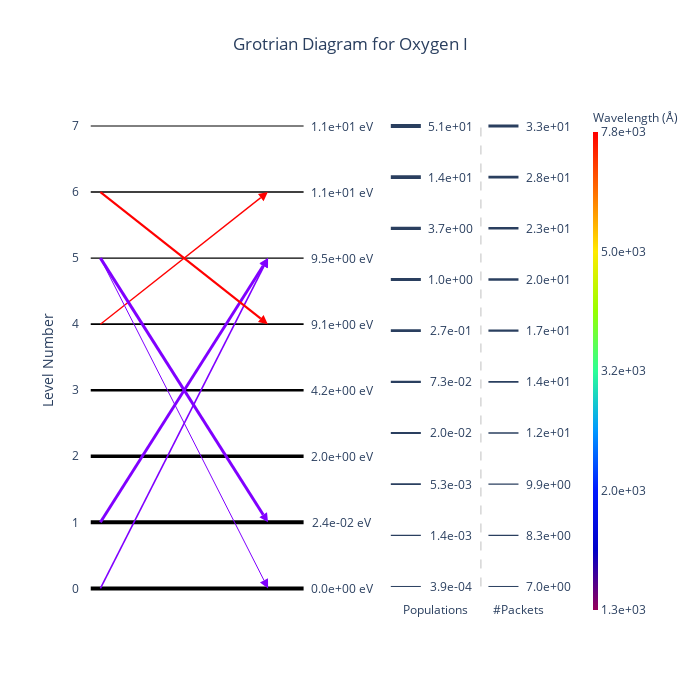

Write notebook code for a chart like this one.
### Code cell
diag = GrotrianWidget.from_simulation(sim)
diag.set_ion(8, 0) # O I
diag.display()

### Figure 1 — Plotly figure (JSON) as saved in the notebook; plotly's stock layout.template omitted (floating-point values rounded to 4 significant figures)
{"data": [{"hovertemplate": "Energy: 0.00e+00 eV<br>Population: 5.08e+01<extra></extra>", "line": {"color": "black", "width": 4}, "mode": "lines", "showlegend": false, "type": "scatter", "x": [-0.05, 0.07222, 0.1944, 0.3167, 0.4389, 0.5611, 0.6833, 0.8056, 0.9278, 1.05], "xaxis": "x", "y": [0, 0, 0, 0, 0, 0, 0, 0, 0, 0], "yaxis": "y"}, {"hovertemplate": "Energy: 2.39e-02 eV<br>Population: 3.97e+01<extra></extra>", "line": {"color": "black", "width": 3.938}, "mode": "lines", "showlegend": false, "type": "scatter", "x": [-0.05, 0.07222, 0.1944, 0.3167, 0.4389, 0.5611, 0.6833, 0.8056, 0.9278, 1.05], "xaxis": "x", "y": [1, 1, 1, 1, 1, 1, 1, 1, 1, 1], "yaxis": "y"}, {"hovertemplate": "Energy: 1.97e+00 eV<br>Population: 6.73e+00<extra></extra>", "line": {"color": "black", "width": 3.486}, "mode": "lines", "showlegend": false, "type": "scatter", "x": [-0.05, 0.07222, 0.1944, 0.3167, 0.4389, 0.5611, 0.6833, 0.8056, 0.9278, 1.05], "xaxis": "x", "y": [2, 2, 2, 2, 2, 2, 2, 2, 2, 2], "yaxis": "y"}, {"hovertemplate": "Energy: 4.19e+00 eV<br>Population: 1.38e-01<extra></extra>", "line": {"color": "black", "width": 2.496}, "mode": "lines", "showlegend": false, "type": "scatter", "x": [-0.05, 0.07222, 0.1944, 0.3167, 0.4389, 0.5611, 0.6833, 0.8056, 0.9278, 1.05], "xaxis": "x", "y": [3, 3, 3, 3, 3, 3, 3, 3, 3, 3], "yaxis": "y"}, {"hovertemplate": "Energy: 9.15e+00 eV<br>Population: 4.25e-03<extra></extra>", "line": {"color": "black", "width": 1.611}, "mode": "lines", "showlegend": false, "type": "scatter", "x": [-0.05, 0.07222, 0.1944, 0.3167, 0.4389, 0.5611, 0.6833, 0.8056, 0.9278, 1.05], "xaxis": "x", "y": [4, 4, 4, 4, 4, 4, 4, 4, 4, 4], "yaxis": "y"}, {"hovertemplate": "Energy: 9.52e+00 eV<br>Population: 1.74e-03<extra></extra>", "line": {"color": "black", "width": 1.383}, "mode": "lines", "showlegend": false, "type": "scatter", "x": [-0.05, 0.07222, 0.1944, 0.3167, 0.4389, 0.5611, 0.6833, 0.8056, 0.9278, 1.05], "xaxis": "x", "y": [5, 5, 5, 5, 5, 5, 5, 5, 5, 5], "yaxis": "y"}, {"hovertemplate": "Energy: 1.07e+01 eV<br>Population: 2.48e-03<extra></extra>", "line": {"color": "black", "width": 1.474}, "mode": "lines", "showlegend": false, "type": "scatter", "x": [-0.05, 0.07222, 0.1944, 0.3167, 0.4389, 0.5611, 0.6833, 0.8056, 0.9278, 1.05], "xaxis": "x", "y": [6, 6, 6, 6, 6, 6, 6, 6, 6, 6], "yaxis": "y"}, {"hovertemplate": "Energy: 1.10e+01 eV<br>Population: 3.85e-04<extra></extra>", "line": {"color": "black", "width": 1}, "mode": "lines", "showlegend": false, "type": "scatter", "x": [-0.05, 0.07222, 0.1944, 0.3167, 0.4389, 0.5611, 0.6833, 0.8056, 0.9278, 1.05], "xaxis": "x", "y": [7, 7, 7, 7, 7, 7, 7, 7, 7, 7], "yaxis": "y"}, {"hovertemplate": "Count: 11<br>Wavelength: 1.30e+03 Å<extra></extra>", "line": {"color": "#8000ff", "width": 1.583}, "marker": {"angleref": "previous", "color": "#8000ff", "size": 9, "symbol": "arrow-bar-up"}, "type": "scatter", "x": [0, 0.8665], "xaxis": "x", "y": [0, 5], "yaxis": "y"}, {"hovertemplate": "Count: 31<br>Wavelength: 1.31e+03 Å<extra></extra>", "line": {"color": "#8000ff", "width": 2.919}, "marker": {"angleref": "previous", "color": "#8000ff", "size": 9, "symbol": "arrow-bar-up"}, "type": "scatter", "x": [0, 0.8662], "xaxis": "x", "y": [1, 5], "yaxis": "y"}, {"hovertemplate": "Count: 9<br>Wavelength: 7.78e+03 Å<extra></extra>", "line": {"color": "#ff0000", "width": 1.324}, "marker": {"angleref": "previous", "color": "#ff0000", "size": 9, "symbol": "arrow-bar-up"}, "type": "scatter", "x": [0, 0.8653], "xaxis": "x", "y": [4, 6], "yaxis": "y"}, {"hovertemplate": "Count: 7<br>Wavelength: 1.30e+03 Å<extra></extra>", "line": {"color": "#8000ff", "width": 1}, "marker": {"angleref": "previous", "color": "#8000ff", "size": 9, "symbol": "arrow-bar-up"}, "type": "scatter", "x": [0, 0.8665], "xaxis": "x", "y": [5, 0], "yaxis": "y"}, {"hovertemplate": "Count: 33<br>Wavelength: 1.31e+03 Å<extra></extra>", "line": {"color": "#8000ff", "width": 3}, "marker": {"angleref": "previous", "color": "#8000ff", "size": 9, "symbol": "arrow-bar-up"}, "type": "scatter", "x": [0, 0.8662], "xaxis": "x", "y": [5, 1], "yaxis": "y"}, {"hovertemplate": "Count: 17<br>Wavelength: 7.78e+03 Å<extra></extra>", "line": {"color": "#ff0000", "width": 2.144}, "marker": {"angleref": "previous", "color": "#ff0000", "size": 9, "symbol": "arrow-bar-up"}, "type": "scatter", "x": [0, 0.8653], "xaxis": "x", "y": [6, 4], "yaxis": "y"}, {"hoverinfo": "none", "mode": "none", "type": "scatter", "x": [0, 1], "xaxis": "x2", "y": [1, 1], "yaxis": "y2"}, {"hoverinfo": "none", "marker": {"cmax": 3.891, "cmin": 3.115, "colorbar": {"outlinewidth": 0, "thickness": 5, "ticktext": ["1.3e+03", "2.0e+03", "3.2e+03", "5.0e+03", "7.8e+03"], "tickvals": [3.115, 3.309, 3.503, 3.697, 3.891], "title": {"font": {"size": 12}, "text": "Wavelength (Å)"}}, "colorscale": [[0, "rgb(150,0,90)"], [0.125, "rgb(0,0,200)"], [0.25, "rgb(0,25,255)"], [0.375, "rgb(0,152,255)"], [0.5, "rgb(44,255,150)"], [0.625, "rgb(151,255,0)"], [0.75, "rgb(255,234,0)"], [0.875, "rgb(255,111,0)"], [1, "rgb(255,0,0)"]], "showscale": true}, "mode": "markers", "type": "scatter", "x": [null], "xaxis": "x2", "y": [null], "yaxis": "y2"}], "layout": {"annotations": [{"showarrow": false, "text": "0.0e+00 eV", "x": 1.25, "xref": "x", "y": 0}, {"showarrow": false, "text": "2.4e-02 eV", "x": 1.25, "xref": "x", "y": 1}, {"showarrow": false, "text": "2.0e+00 eV", "x": 1.25, "xref": "x", "y": 2}, {"showarrow": false, "text": "4.2e+00 eV", "x": 1.25, "xref": "x", "y": 3}, {"showarrow": false, "text": "9.1e+00 eV", "x": 1.25, "xref": "x", "y": 4}, {"showarrow": false, "text": "9.5e+00 eV", "x": 1.25, "xref": "x", "y": 5}, {"showarrow": false, "text": "1.1e+01 eV", "x": 1.25, "xref": "x", "y": 6}, {"showarrow": false, "text": "1.1e+01 eV", "x": 1.25, "xref": "x", "y": 7}, {"showarrow": false, "text": "3.9e-04", "x": 0.5, "xref": "x2", "y": 0, "yref": "y2"}, {"showarrow": false, "text": "1.4e-03", "x": 0.5, "xref": "x2", "y": 0.1111, "yref": "y2"}, {"showarrow": false, "text": "5.3e-03", "x": 0.5, "xref": "x2", "y": 0.2222, "yref": "y2"}, {"showarrow": false, "text": "2.0e-02", "x": 0.5, "xref": "x2", "y": 0.3333, "yref": "y2"}, {"showarrow": false, "text": "7.3e-02", "x": 0.5, "xref": "x2", "y": 0.4444, "yref": "y2"}, {"showarrow": false, "text": "2.7e-01", "x": 0.5, "xref": "x2", "y": 0.5556, "yref": "y2"}, {"showarrow": false, "text": "1.0e+00", "x": 0.5, "xref": "x2", "y": 0.6667, "yref": "y2"}, {"showarrow": false, "text": "3.7e+00", "x": 0.5, "xref": "x2", "y": 0.7778, "yref": "y2"}, {"showarrow": false, "text": "1.4e+01", "x": 0.5, "xref": "x2", "y": 0.8889, "yref": "y2"}, {"showarrow": false, "text": "5.1e+01", "x": 0.5, "xref": "x2", "y": 1, "yref": "y2"}, {"showarrow": false, "text": "Populations", "x": 0.4, "xref": "x2", "y": -0.05, "yref": "y2"}, {"showarrow": false, "text": "7.0e+00", "x": 1.15, "xref": "x2", "y": 0, "yref": "y2"}, {"showarrow": false, "text": "8.3e+00", "x": 1.15, "xref": "x2", "y": 0.1111, "yref": "y2"}, {"showarrow": false, "text": "9.9e+00", "x": 1.15, "xref": "x2", "y": 0.2222, "yref": "y2"}, {"showarrow": false, "text": "1.2e+01", "x": 1.15, "xref": "x2", "y": 0.3333, "yref": "y2"}, {"showarrow": false, "text": "1.4e+01", "x": 1.15, "xref": "x2", "y": 0.4444, "yref": "y2"}, {"showarrow": false, "text": "1.7e+01", "x": 1.15, "xref": "x2", "y": 0.5556, "yref": "y2"}, {"showarrow": false, "text": "2.0e+01", "x": 1.15, "xref": "x2", "y": 0.6667, "yref": "y2"}, {"showarrow": false, "text": "2.3e+01", "x": 1.15, "xref": "x2", "y": 0.7778, "yref": "y2"}, {"showarrow": false, "text": "2.8e+01", "x": 1.15, "xref": "x2", "y": 0.8889, "yref": "y2"}, {"showarrow": false, "text": "3.3e+01", "x": 1.15, "xref": "x2", "y": 1, "yref": "y2"}, {"showarrow": false, "text": "#Packets", "x": 0.95, "xref": "x2", "y": -0.05, "yref": "y2"}], "autosize": false, "height": 700, "plot_bgcolor": "white", "shapes": [{"line": {"width": 1}, "type": "line", "x0": 0.1, "x1": 0.3, "xref": "x2", "y0": 0, "y1": 0, "yref": "y2"}, {"line": {"width": 1.333}, "type": "line", "x0": 0.1, "x1": 0.3, "xref": "x2", "y0": 0.1111, "y1": 0.1111, "yref": "y2"}, {"line": {"width": 1.667}, "type": "line", "x0": 0.1, "x1": 0.3, "xref": "x2", "y0": 0.2222, "y1": 0.2222, "yref": "y2"}, {"line": {"width": 2}, "type": "line", "x0": 0.1, "x1": 0.3, "xref": "x2", "y0": 0.3333, "y1": 0.3333, "yref": "y2"}, {"line": {"width": 2.333}, "type": "line", "x0": 0.1, "x1": 0.3, "xref": "x2", "y0": 0.4444, "y1": 0.4444, "yref": "y2"}, {"line": {"width": 2.667}, "type": "line", "x0": 0.1, "x1": 0.3, "xref": "x2", "y0": 0.5556, "y1": 0.5556, "yref": "y2"}, {"line": {"width": 3}, "type": "line", "x0": 0.1, "x1": 0.3, "xref": "x2", "y0": 0.6667, "y1": 0.6667, "yref": "y2"}, {"line": {"width": 3.333}, "type": "line", "x0": 0.1, "x1": 0.3, "xref": "x2", "y0": 0.7778, "y1": 0.7778, "yref": "y2"}, {"line": {"width": 3.667}, "type": "line", "x0": 0.1, "x1": 0.3, "xref": "x2", "y0": 0.8889, "y1": 0.8889, "yref": "y2"}, {"line": {"width": 4}, "type": "line", "x0": 0.1, "x1": 0.3, "xref": "x2", "y0": 1, "y1": 1, "yref": "y2"}, {"line": {"color": "grey", "dash": "dash", "width": 0.5}, "type": "line", "x0": 0.7, "x1": 0.7, "xref": "x2", "y0": 0, "y1": 1, "yref": "y2"}, {"line": {"width": 1}, "type": "line", "x0": 0.75, "x1": 0.95, "xref": "x2", "y0": 0, "y1": 0, "yref": "y2"}, {"line": {"width": 1.222}, "type": "line", "x0": 0.75, "x1": 0.95, "xref": "x2", "y0": 0.1111, "y1": 0.1111, "yref": "y2"}, {"line": {"width": 1.444}, "type": "line", "x0": 0.75, "x1": 0.95, "xref": "x2", "y0": 0.2222, "y1": 0.2222, "yref": "y2"}, {"line": {"width": 1.667}, "type": "line", "x0": 0.75, "x1": 0.95, "xref": "x2", "y0": 0.3333, "y1": 0.3333, "yref": "y2"}, {"line": {"width": 1.889}, "type": "line", "x0": 0.75, "x1": 0.95, "xref": "x2", "y0": 0.4444, "y1": 0.4444, "yref": "y2"}, {"line": {"width": 2.111}, "type": "line", "x0": 0.75, "x1": 0.95, "xref": "x2", "y0": 0.5556, "y1": 0.5556, "yref": "y2"}, {"line": {"width": 2.333}, "type": "line", "x0": 0.75, "x1": 0.95, "xref": "x2", "y0": 0.6667, "y1": 0.6667, "yref": "y2"}, {"line": {"width": 2.556}, "type": "line", "x0": 0.75, "x1": 0.95, "xref": "x2", "y0": 0.7778, "y1": 0.7778, "yref": "y2"}, {"line": {"width": 2.778}, "type": "line", "x0": 0.75, "x1": 0.95, "xref": "x2", "y0": 0.8889, "y1": 0.8889, "yref": "y2"}, {"line": {"width": 3}, "type": "line", "x0": 0.75, "x1": 0.95, "xref": "x2", "y0": 1, "y1": 1, "yref": "y2"}], "showlegend": false, "title": {"text": "Grotrian Diagram for Oxygen I", "x": 0.5}, "width": 700, "xaxis": {"anchor": "y", "automargin": true, "domain": [0, 0.6], "showgrid": false, "showticklabels": false}, "xaxis2": {"anchor": "y2", "domain": [0.6, 1], "showticklabels": false}, "yaxis": {"anchor": "x", "domain": [0, 1], "range": [0, null], "showgrid": false, "title": {"text": "Level Number"}}, "yaxis2": {"anchor": "x2", "domain": [0, 1], "showticklabels": false}}}
